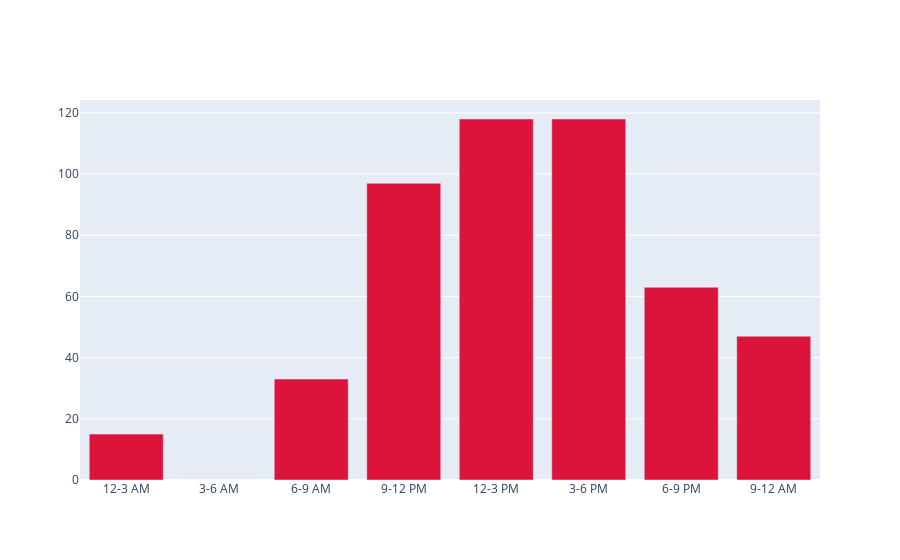

Here is the notebook cell this chart was saved with:
### Markdown cell above
## Exploration 4: When is the "prime time" for spamming all students?

### Code cell
timeList = ['12-3 AM', '3-6 AM','6-9 AM','9-12 PM','12-3 PM','3-6 PM','6-9 PM','9-12 AM']
countList = [timeData['0-3'].sum(),timeData['3-6'].sum(),timeData['6-9'].sum(),timeData['9-12'].sum(),timeData['12-15'].sum(),timeData['15-18'].sum(),timeData['18-21'].sum(),timeData['21-24'].sum()]

fig = go.Figure([go.Bar(x=timeList, y=countList,marker_color='crimson')])
fig.show()

### Figure 1 — Plotly figure (JSON) as saved in the notebook; plotly's stock layout.template omitted (floating-point values rounded to 4 significant figures)
{"data": [{"marker": {"color": "crimson"}, "type": "bar", "x": ["12-3 AM", "3-6 AM", "6-9 AM", "9-12 PM", "12-3 PM", "3-6 PM", "6-9 PM", "9-12 AM"], "y": [15, 0, 33, 97, 118, 118, 63, 47]}], "layout": {}}
